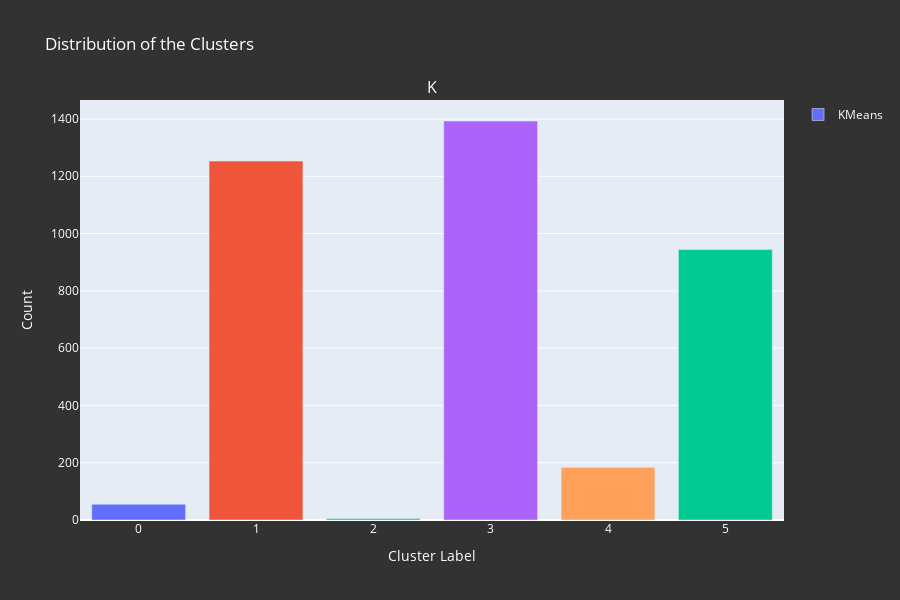

Notebook code for this chart:
### Code cell
kmeans_counts = data_with_feature_eng["Clusters_kmeans"].value_counts().sort_index()
fixed_colors = ['#636EFA', '#EF553B', '#00CC96', '#AB63FA', '#FFA15A', '#00CA91']


fig = make_subplots(rows=1, cols=1, subplot_titles=("KMeans Clustering"))


# KMeans Clustering bar chart
fig.add_trace(
    go.Bar(
        x=kmeans_counts.index,
        y=kmeans_counts.values,
        marker=dict(color=[fixed_colors[i % len(fixed_colors)] for i in kmeans_counts.index]),
        name="KMeans"
    ),
    row=1, col=1
)


fig.update_layout(
    title="Distribution of the Clusters",
    xaxis_title="Cluster Label",
    yaxis_title="Count",
    showlegend=True,
    paper_bgcolor=background_color,
    font=dict(color=text_color),
    height=600
)

fig.show()

### Figure 1 — Plotly figure (JSON) as saved in the notebook; plotly's stock layout.template omitted (floating-point values rounded to 4 significant figures)
{"data": [{"marker": {"color": ["#636EFA", "#EF553B", "#00CC96", "#AB63FA", "#FFA15A", "#00CA91"]}, "name": "KMeans", "type": "bar", "x": [0, 1, 2, 3, 4, 5], "xaxis": "x", "y": [55, 1253, 5, 1393, 184, 944], "yaxis": "y"}], "layout": {"annotations": [{"font": {"size": 16}, "showarrow": false, "text": "K", "x": 0.5, "xanchor": "center", "xref": "paper", "y": 1, "yanchor": "bottom", "yref": "paper"}], "font": {"color": "white"}, "height": 600, "paper_bgcolor": "rgba(50, 50, 50, 1)", "showlegend": true, "title": {"text": "Distribution of the Clusters"}, "xaxis": {"anchor": "y", "domain": [0, 1], "title": {"text": "Cluster Label"}}, "yaxis": {"anchor": "x", "domain": [0, 1], "title": {"text": "Count"}}}}
